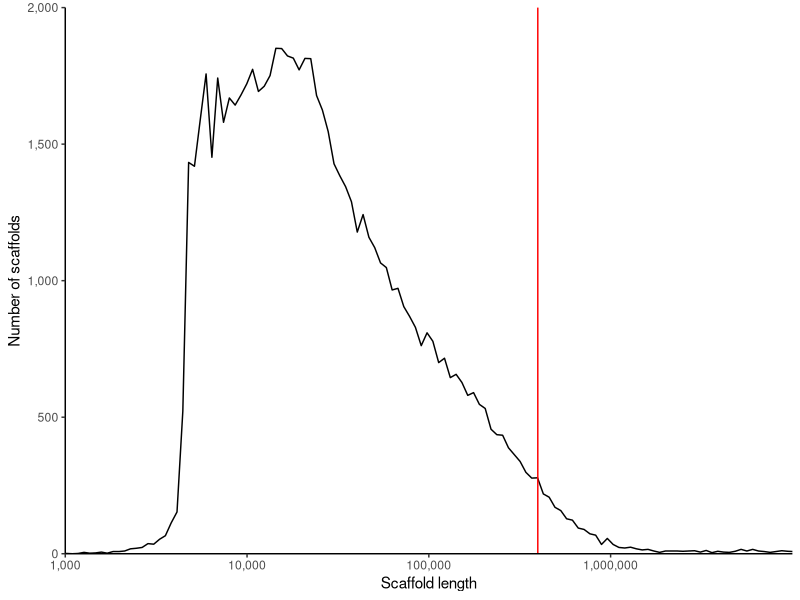
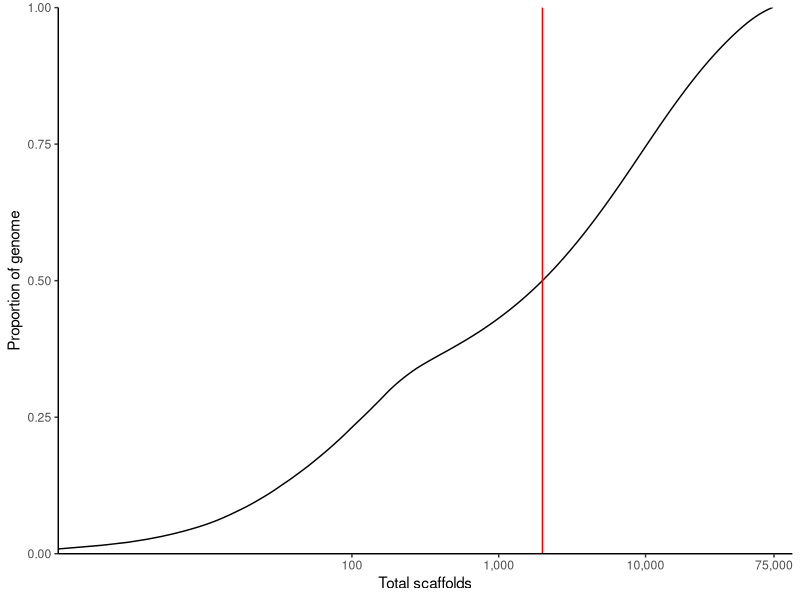

Recreate these plots in R, in order. (Note: this script raises an error after producing the figures.)
#/usr/bin/env/R

# ReadMappingStats.R
# Author: Adam Stuckert


## Assumptions: You have a single column of data with read lengths (in base pairs).
## Purpose: This script will make nice figures of genome scaffolds + lengths, etc.
## Requirements: ggplot2, cowplot
# load libraries
library(ggplot2)
library(gridExtra)
library(dplyr)
# import data
dat <- read.delim("data/imitator.1.3.6.fa.sequencelengths.txt", sep = "\t", header = FALSE)

# order by length
dat$V1 <- sort(dat$V1, decreasing = TRUE)

# add column for scaffold number
scaf_num <- seq(1, length(dat$V1), 1)
dat <- cbind(scaf_num, dat)
colnames(dat) <- c("Scaffold_number", "Scaffold_length")

## Cumulative genome size
# First calculate running total
totalbases = 0
numbases = sum(dat$Scaffold_length)
dat$Total_bases = NA
dat$Proportion_of_genome = NA

for (i in 1:length(dat$Scaffold_length)){
  totalbases = totalbases + dat$Scaffold_length[i]
  dat$Total_bases[i] = totalbases
  dat$Proportion_of_genome[i] = totalbases/numbases
}

## calculate N50
tmp <- dat %>% filter(Total_bases > (numbases / 2)) 
N50 <- tmp[1,]

## calculate L50

#### Plotting

## Scaffold length plot
# to make the plot easier to 
scaflen <- ggplot(dat, aes(Scaffold_length)) +
  geom_freqpoly(bins = 150) +
  #geom_area(aes(y = ..count..), stat = "bin") +
  xlab("Scaffold length") +
  ylab("Number of scaffolds") +
  theme_classic()  +
  scale_x_log10(labels = scales::comma, breaks = c(1000,10000,100000,1000000)) + 
  scale_y_continuous(labels = scales::comma) + 
  coord_cartesian(expand = FALSE, xlim = c(1000,10000000), ylim = c(0,2000)) +
  geom_vline(xintercept = N50$Scaffold_length, color = "red") # adds N50
scaflen  



# add a proportion column
#numbases = dat$Total_bases
#dat$Proportion_of_genome = (dat$Total_bases/numbases)

# Plot cumulative total
propgenome <- ggplot(dat, aes(x = Scaffold_number, y = Proportion_of_genome)) +
  geom_line() +
  xlab("Total scaffolds") +
  ylab("Proportion of genome") +
  theme_classic() + 
  scale_x_log10(labels = scales::comma, breaks = c(100,1000,10000,75000)) + 
  scale_y_continuous(labels = scales::comma) + 
  coord_cartesian(expand = FALSE, ylim = c(0,1),xlim = c(1,100000)) +
  geom_vline(xintercept = N50$Scaffold_number, color = "red") # adds L50
propgenome


## Combine plots and save:
#grid.arrange(scaflen, propgenome, ncol=1)
#gridplot <- marrangeGrob(scaflen, propgenome, ncol=1, nrow = 1)
#ggsave("figures4publication/GenomeFig.png", gridplot, width = 8.69, height = 5.9, dpi = 600)



plot_grid(scaflen, propgenome, labels=c("A", "B"), ncol = 1, nrow = 2)


## Violin plot of genome size relative to predicted genes
# modify scaffold df to list type
dat$seq_type <- "scaffold"
scafdat <- dat[,c(2,5)]
colnames(scafdat)[1] <- "length"
# import lengths from predicted transcripts
txdat <- read.delim("data/Ranitomeya_imitator.imitator.1.3.6.functional.transcripts.fasta.sequencelengths.txt", sep = "\t", header = FALSE)
# modify transcript df to list type
colnames(txdat)[1] <- "length"

#### Calculate L50 and N50 for tx
# order by length
txdat$length <- sort(txdat$length, decreasing = TRUE)

# add column for scaffold number
tx_num <- seq(1, length(txdat$length), 1)
txdat <- data.frame(cbind(tx_num, txdat$length))
colnames(txdat)[2] <- "length"
txdat$seq_type = "transcript"
## Cumulative genome size
# First calculate running total
totalbases = 0
numbases = sum(txdat$length)
txdat$Total_bases = NA
txdat$Proportion_of_genome = NA

for (i in 1:length(txdat$length)){
  totalbases = totalbases + txdat$length[i]
  txdat$Total_bases[i] = totalbases
  txdat$Proportion_of_genome[i] = totalbases/numbases
}

## calculate N50
tmp <- txdat %>% filter(Total_bases > (numbases / 2)) 
txN50 <- tmp[1,]


## scaffold violin plot
scafviol <- ggplot(dat, aes(x = seq_type, y = Scaffold_length)) +
  geom_violin(size = 1.5) + geom_point(alpha = 0.1, position = "jitter", size = 0.25) + 
  scale_y_log10(labels = scales::comma, breaks = c(1000,10000,100000,1000000,10000000,10000000,100000000,100000000)) +
  ylab("Scaffold length") +
  xlab("") +
  theme_classic() +
  theme(axis.text.x=element_blank()) +
  geom_hline(yintercept = N50$Scaffold_length, color = "red") # adds N50
scafviol


## transcript violin plot
txviol <- ggplot(txdat, aes(x = seq_type, y = length)) +
  geom_violin(size = 1) + geom_point(alpha = 0.1, position = "jitter", size = 0.25) + 
  scale_y_log10(labels = scales::comma, breaks = c(1,10,100,1000,10000)) +
  ylab("Transcript length") +
  xlab("") +
  theme_classic() +
  theme(axis.text.x=element_blank()) +
  geom_hline(yintercept = txN50$length, color = "red") # adds N50
txviol


bottom_row <- plot_grid(scafviol, txviol, labels = c('C', 'D'), ncol = 2, nrow = 1)


plot_grid(scaflen, propgenome, bottom_row, labels=c("A", "B", "", ""), ncol = 1, nrow = 3)
ggsave("figures4publication/GenomeLengthFigure.png", width = 8.69, height = 7, dpi = 600)



##### Repeats figure
repdat <- read.delim("data/Repeats.csv", sep = ",", header = TRUE)

# Compute the position of labels for pie chart
repdat <- repdat %>% 
  arrange(desc(Repeat_type)) %>%
  mutate(ypos = cumsum(Proportion)- 0.5*Proportion )

# order factors
DNA_order <- c('LINEs', 'LTRs', 'DNA transposons', 'Simple repeats', 'Other', 'Unclassified', 'Not classified as repeats') #this vector might be useful for other plots/analyses

# make pie chart
pie <- ggplot(repdat, aes(x="", y=Proportion, fill=factor(Repeat_type, level = DNA_order)))+
  geom_bar(width = 1, stat = "identity", color="white") + 
  coord_polar("y", start=0) +
  ylab("Proportion of genome") +
  xlab("") +
  theme_void() + 
  theme(legend.title = element_blank(), legend.text=element_text(size=13)) 
pie  
  #geom_text(aes(y = ypos, label = Repeat_type), color = "white", size=4) 
#pie

ggsave("figures4publication/Piechart.png", width = 7, height = 7, dpi = 600)

